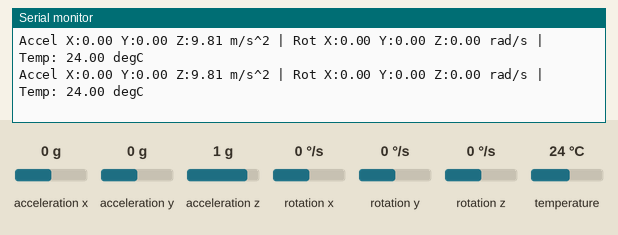
This sketch was run on a simulated Arduino Uno, built with avr-gcc and run on an emulated ATmega328P. Shown: the last lines printed to the serial monitor. Inputs (shaded band) come from the test bench; at power-on: acceleration x 0 g, acceleration y 0 g, acceleration z 1 g, rotation x 0 °/s, rotation y 0 °/s, rotation z 0 °/s, temperature 24 °C.

Above: at 1.3 s.
1.4 s: acceleration x set to -1.4 g
At 2.0 s:
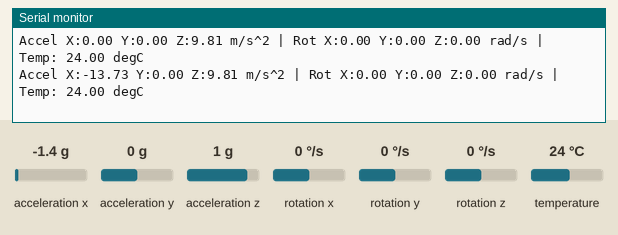
2.9 s: acceleration y set to -1.4 g
At 3.6 s:
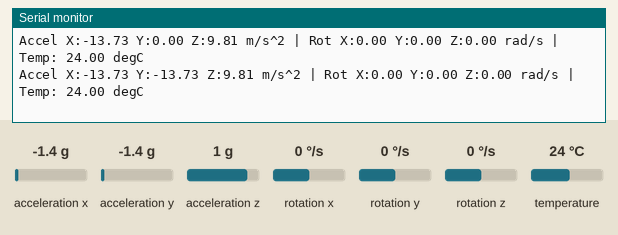
4.4 s: acceleration z set to -1.4 g
At 5.1 s:
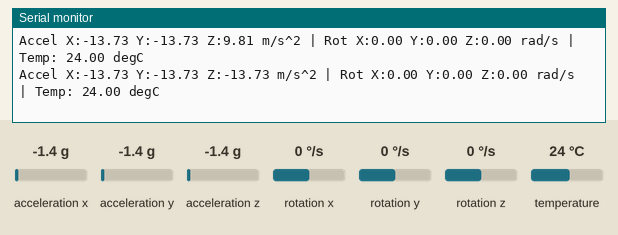
5.9 s: rotation x set to -192 °/s
At 6.6 s:
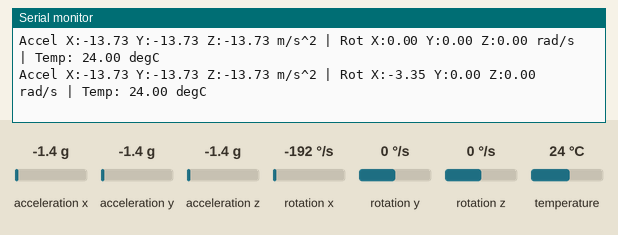
7.4 s: rotation y set to -192 °/s
At 8.1 s:
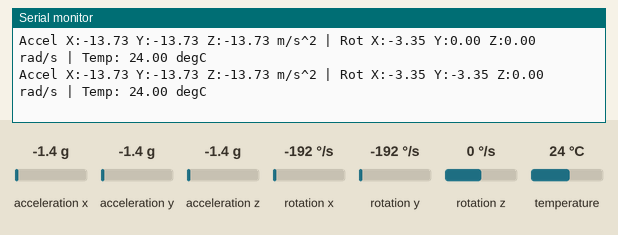

The sketch:

sketch_oct23a.ino
```cpp
#include <Adafruit_MPU6050.h>
#include <Adafruit_Sensor.h>
#include <Wire.h>

// Create an Adafruit_MPU6050 object called 'mpu'
Adafruit_MPU6050 mpu;

void setup(void) {
  // Initialize serial communication for output
  Serial.begin(115200);

  // Wait a moment for the Serial Monitor to open
  while (!Serial);
  Serial.println("MPU6050 Test");

  // Try to initialize the MPU6050
  if (!mpu.begin()) {
    Serial.println("Failed to find MPU6050 chip, check wiring!");
    while (1) {
      delay(10); // Loop indefinitely if initialization fails
    }
  }
  Serial.println("MPU6050 Found and Initialized!");

  // Optional: Configure sensor ranges (defaults are often fine)
  mpu.setAccelerometerRange(MPU6050_RANGE_8_G);
  mpu.setGyroRange(MPU6050_RANGE_500_DEG);
  mpu.setFilterBandwidth(MPU6050_BAND_21_HZ);

  Serial.println("---------------------------------------");
  delay(100);
}

void loop() {
  /* Get new sensor events with the readings */
  sensors_event_t a, g, temp;
  mpu.getEvent(&a, &g, &temp);

  /* Print out the values to the Serial Monitor */

  // 1. Acceleration (linear movement)
  Serial.print("Accel X:");
  Serial.print(a.acceleration.x, 2);
  Serial.print(" Y:");
  Serial.print(a.acceleration.y, 2);
  Serial.print(" Z:");
  Serial.print(a.acceleration.z, 2);
  Serial.print(" m/s^2 | ");

  // 2. Rotation (angular velocity)
  Serial.print("Rot X:");
  Serial.print(g.gyro.x, 2);
  Serial.print(" Y:");
  Serial.print(g.gyro.y, 2);
  Serial.print(" Z:");
  Serial.print(g.gyro.z, 2);
  Serial.print(" rad/s | ");

  // 3. Temperature
  Serial.print("Temp: ");
  Serial.print(temp.temperature, 2);
  Serial.println(" degC");

  delay(500); // Read every half second
}
```

Measured:
- after the input at 1.4 s, the serial monitor: prints a new line after 0.22 s (image 1)
- after the input at 2.9 s, the serial monitor: prints a new line after 0.24 s (image 2)
- after the input at 4.4 s, the serial monitor: prints a new line after 0.25 s (image 3)
- after the input at 5.9 s, the serial monitor: prints a new line after 0.27 s (image 4)
- after the input at 7.4 s, the serial monitor: prints a new line after 0.29 s (image 5)
